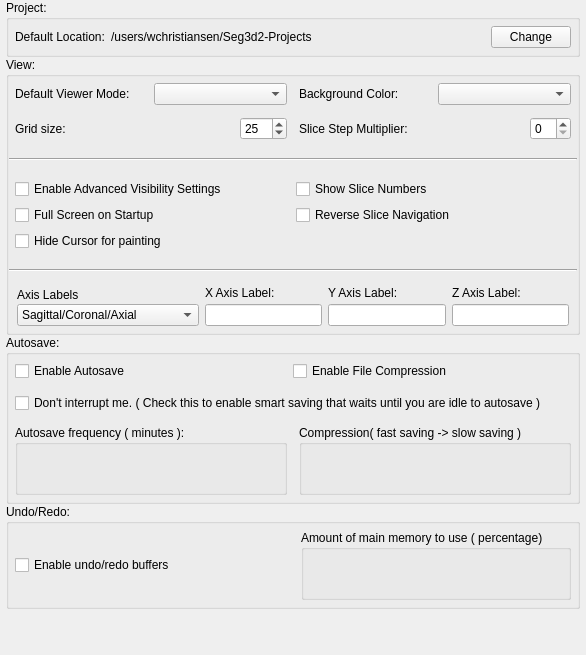
     <widget class="QWidget" name="tab_general_">
      <attribute name="title">
       <string>General</string>
      </attribute>
      <layout class="QVBoxLayout" name="verticalLayout_12">
       <property name="spacing">
        <number>0</number>
       </property>
       <property name="leftMargin">
        <number>6</number>
       </property>
       <property name="topMargin">
        <number>0</number>
       </property>
       <property name="rightMargin">
        <number>6</number>
       </property>
       <property name="bottomMargin">
        <number>6</number>
       </property>
       <item>
        <widget class="QGroupBox" name="groupBox_9">
         <property name="sizePolicy">
          <sizepolicy hsizetype="Preferred" vsizetype="Fixed">
           <horstretch>0</horstretch>
           <verstretch>0</verstretch>
          </sizepolicy>
         </property>
         <property name="title">
          <string>Project:</string>
         </property>
         <layout class="QVBoxLayout" name="verticalLayout_10">
          <property name="spacing">
           <number>0</number>
          </property>
          <property name="margin">
           <number>0</number>
          </property>
          <item>
           <widget class="QWidget" name="widget_2" native="true">
            <property name="minimumSize">
             <size>
              <width>0</width>
              <height>32</height>
             </size>
            </property>
            <layout class="QHBoxLayout" name="horizontalLayout_2">
             <property name="margin">
              <number>6</number>
             </property>
             <item>
              <widget class="QLabel" name="label_10">
               <property name="text">
                <string>Default Location:</string>
               </property>
              </widget>
             </item>
             <item>
              <widget class="QLabel" name="path_">
               <property name="sizePolicy">
                <sizepolicy hsizetype="MinimumExpanding" vsizetype="Preferred">
                 <horstretch>0</horstretch>
                 <verstretch>0</verstretch>
                </sizepolicy>
               </property>
               <property name="text">
                <string>/users/wchristiansen/Seg3d2-Projects</string>
               </property>
              </widget>
             </item>
             <item>
              <widget class="QPushButton" name="change_directory_button_">
               <property name="text">
                <string>Change</string>
               </property>
               <property name="autoDefault">
                <bool>false</bool>
               </property>
              </widget>
             </item>
            </layout>
           </widget>
          </item>
         </layout>
        </widget>
       </item>
       <item>
        <widget class="QGroupBox" name="groupBox_3">
         <property name="title">
          <string>View:</string>
         </property>
         <layout class="QVBoxLayout" name="verticalLayout_11">
          <property name="spacing">
           <number>12</number>
          </property>
          <property name="leftMargin">
           <number>0</number>
          </property>
          <property name="topMargin">
           <number>0</number>
          </property>
          <property name="rightMargin">
           <number>0</number>
          </property>
          <property name="bottomMargin">
           <number>4</number>
          </property>
          <item>
           <widget class="QWidget" name="widget_20" native="true">
            <layout class="QHBoxLayout" name="horizontalLayout_12" stretch="1,1">
             <property name="spacing">
              <number>0</number>
             </property>
             <property name="margin">
              <number>0</number>
             </property>
             <item>
              <widget class="QWidget" name="widget_21" native="true">
               <layout class="QGridLayout" name="gridLayout_4" columnstretch="0,0">
                <property name="horizontalSpacing">
                 <number>6</number>
                </property>
                <property name="verticalSpacing">
                 <number>12</number>
                </property>
                <property name="margin">
                 <number>6</number>
                </property>
                <item row="0" column="0">
                 <widget class="QLabel" name="label">
                  <property name="sizePolicy">
                   <sizepolicy hsizetype="MinimumExpanding" vsizetype="Preferred">
                    <horstretch>0</horstretch>
                    <verstretch>0</verstretch>
                   </sizepolicy>
                  </property>
                  <property name="text">
                   <string>Default Viewer Mode:</string>
                  </property>
                 </widget>
                </item>
                <item row="0" column="1">
                 <widget class="QComboBox" name="viewer_mode_combobox_">
                  <property name="sizePolicy">
                   <sizepolicy hsizetype="Minimum" vsizetype="Fixed">
                    <horstretch>0</horstretch>
                    <verstretch>0</verstretch>
                   </sizepolicy>
                  </property>
                 </widget>
                </item>
                <item row="1" column="0">
                 <widget class="QLabel" name="label_3">
                  <property name="sizePolicy">
                   <sizepolicy hsizetype="MinimumExpanding" vsizetype="Preferred">
                    <horstretch>0</horstretch>
                    <verstretch>0</verstretch>
                   </sizepolicy>
                  </property>
                  <property name="text">
                   <string>Grid size:</string>
                  </property>
                 </widget>
                </item>
                <item row="1" column="1">
                 <widget class="QWidget" name="widget_22" native="true">
                  <layout class="QHBoxLayout" name="horizontalLayout_19">
                   <property name="spacing">
                    <number>0</number>
                   </property>
                   <property name="margin">
                    <number>0</number>
                   </property>
                   <item>
                    <spacer name="horizontalSpacer_4">
                     <property name="orientation">
                      <enum>Qt::Horizontal</enum>
                     </property>
                     <property name="sizeHint" stdset="0">
                      <size>
                       <width>40</width>
                       <height>16</height>
                      </size>
                     </property>
                    </spacer>
                   </item>
                   <item>
                    <widget class="QSpinBox" name="grid_size_spinbox_">
                     <property name="sizePolicy">
                      <sizepolicy hsizetype="Preferred" vsizetype="Fixed">
                       <horstretch>0</horstretch>
                       <verstretch>0</verstretch>
                      </sizepolicy>
                     </property>
                     <property name="maximumSize">
                      <size>
                       <width>85</width>
                       <height>16777215</height>
                      </size>
                     </property>
                     <property name="minimum">
                      <number>1</number>
                     </property>
                     <property name="maximum">
                      <number>100</number>
                     </property>
                     <property name="value">
                      <number>25</number>
                     </property>
                    </widget>
                   </item>
                  </layout>
                 </widget>
                </item>
               </layout>
              </widget>
             </item>
             <item>
              <widget class="QWidget" name="widget_4" native="true">
               <property name="layoutDirection">
                <enum>Qt::LeftToRight</enum>
               </property>
               <layout class="QGridLayout" name="gridLayout" columnstretch="1,1">
                <property name="horizontalSpacing">
                 <number>6</number>
                </property>
                <property name="verticalSpacing">
                 <number>12</number>
                </property>
                <property name="margin">
                 <number>6</number>
                </property>
                <item row="0" column="1">
                 <widget class="QComboBox" name="background_color_combobox_"/>
                </item>
                <item row="0" column="0">
                 <widget class="QLabel" name="label_2">
                  <property name="text">
                   <string>Background Color:</string>
                  </property>
                 </widget>
                </item>
                <item row="1" column="0">
                 <widget class="QLabel" name="label_9">
                  <property name="text">
                   <string>Slice Step Multiplier:</string>
                  </property>
                 </widget>
                </item>
                <item row="1" column="1">
                 <widget class="QWidget" name="widget_15" native="true">
                  <layout class="QHBoxLayout" name="horizontalLayout_13">
                   <property name="spacing">
                    <number>0</number>
                   </property>
                   <property name="margin">
                    <number>0</number>
                   </property>
                   <item>
                    <spacer name="horizontalSpacer_3">
                     <property name="orientation">
                      <enum>Qt::Horizontal</enum>
                     </property>
                     <property name="sizeHint" stdset="0">
                      <size>
                       <width>40</width>
                       <height>20</height>
                      </size>
                     </property>
                    </spacer>
                   </item>
                   <item>
                    <widget class="QSpinBox" name="slice_step_multiplier_spinbox_"/>
                   </item>
                  </layout>
                 </widget>
                </item>
               </layout>
              </widget>
             </item>
            </layout>
           </widget>
          </item>
          <item>
           <widget class="Line" name="line">
            <property name="orientation">
             <enum>Qt::Horizontal</enum>
            </property>
           </widget>
          </item>
          <item>
           <widget class="QWidget" name="widget_3" native="true">
            <property name="sizePolicy">
             <sizepolicy hsizetype="Preferred" vsizetype="Fixed">
              <horstretch>0</horstretch>
              <verstretch>0</verstretch>
             </sizepolicy>
            </property>
            <layout class="QGridLayout" name="gridLayout_2">
             <property name="margin">
              <number>6</number>
             </property>
             <item row="0" column="0">
              <widget class="QCheckBox" name="advanced_visibility_checkbox_">
               <property name="toolTip">
                <string>Allow switching on layer visibility per viewer.</string>
               </property>
               <property name="text">
                <string>Enable Advanced Visibility Settings</string>
               </property>
              </widget>
             </item>
             <item row="0" column="2">
              <widget class="QCheckBox" name="show_slice_numbers_checkbox_">
               <property name="toolTip">
                <string>Show the current slice number in the slice viewer</string>
               </property>
               <property name="text">
                <string>Show Slice Numbers</string>
               </property>
              </widget>
             </item>
             <item row="1" column="0">
              <widget class="QCheckBox" name="full_screen_on_startup_checkbox_">
               <property name="toolTip">
                <string>Start the program in full screen mode.</string>
               </property>
               <property name="text">
                <string>Full Screen on Startup</string>
               </property>
               <property name="checked">
                <bool>false</bool>
               </property>
              </widget>
             </item>
             <item row="1" column="2">
              <widget class="QCheckBox" name="reverse_slice_navigation_checkbox_">
               <property name="toolTip">
                <string>Reverse the direction of the up/down and mouse wheel for slice navigation.</string>
               </property>
               <property name="text">
                <string>Reverse Slice Navigation</string>
               </property>
              </widget>
             </item>
             <item row="2" column="0">
              <widget class="QCheckBox" name="cursor_visibility_checkbox_">
               <property name="text">
                <string>Hide Cursor for painting</string>
               </property>
              </widget>
             </item>
            </layout>
           </widget>
          </item>
          <item>
           <widget class="Line" name="line_2">
            <property name="orientation">
             <enum>Qt::Horizontal</enum>
            </property>
           </widget>
          </item>
          <item>
           <widget class="QWidget" name="widget_23" native="true">
            <property name="minimumSize">
             <size>
              <width>0</width>
              <height>30</height>
             </size>
            </property>
            <layout class="QHBoxLayout" name="horizontalLayout_20" stretch="1,1,1,1">
             <property name="spacing">
              <number>2</number>
             </property>
             <property name="leftMargin">
              <number>6</number>
             </property>
             <property name="topMargin">
              <number>0</number>
             </property>
             <property name="rightMargin">
              <number>6</number>
             </property>
             <property name="bottomMargin">
              <number>0</number>
             </property>
             <item>
              <widget class="QWidget" name="widget_27" native="true">
               <layout class="QVBoxLayout" name="verticalLayout_19">
                <property name="spacing">
                 <number>0</number>
                </property>
                <property name="margin">
                 <number>2</number>
                </property>
                <item>
                 <widget class="QLabel" name="label_20">
                  <property name="text">
                   <string>Axis Labels</string>
                  </property>
                 </widget>
                </item>
                <item>
                 <widget class="QComboBox" name="axis_combobox_">
                  <item>
                   <property name="text">
                    <string>Sagittal/Coronal/Axial</string>
                   </property>
                  </item>
                  <item>
                   <property name="text">
                    <string>Sagittal/Coronal/Transverse</string>
                   </property>
                  </item>
                  <item>
                   <property name="text">
                    <string>X/Y/Z</string>
                   </property>
                  </item>
                  <item>
                   <property name="text">
                    <string>Custom</string>
                   </property>
                  </item>
                 </widget>
                </item>
               </layout>
              </widget>
             </item>
             <item>
              <widget class="QWidget" name="widget_24" native="true">
               <layout class="QVBoxLayout" name="verticalLayout_16">
                <property name="spacing">
                 <number>4</number>
                </property>
                <property name="margin">
                 <number>2</number>
                </property>
                <item>
                 <widget class="QLabel" name="label_7">
                  <property name="text">
                   <string>X Axis Label:</string>
                  </property>
                 </widget>
                </item>
                <item>
                 <widget class="QLineEdit" name="x_lineedit_"/>
                </item>
               </layout>
              </widget>
             </item>
             <item>
              <widget class="QWidget" name="widget_25" native="true">
               <layout class="QVBoxLayout" name="verticalLayout_17">
                <property name="spacing">
                 <number>4</number>
                </property>
                <property name="margin">
                 <number>2</number>
                </property>
                <item>
                 <widget class="QLabel" name="label_8">
                  <property name="text">
                   <string>Y Axis Label:</string>
                  </property>
                 </widget>
                </item>
                <item>
                 <widget class="QLineEdit" name="y_lineedit_"/>
                </item>
               </layout>
              </widget>
             </item>
             <item>
              <widget class="QWidget" name="widget_26" native="true">
               <layout class="QVBoxLayout" name="verticalLayout_18">
                <property name="spacing">
                 <number>4</number>
                </property>
                <property name="margin">
                 <number>2</number>
                </property>
                <item>
                 <widget class="QLabel" name="label_19">
                  <property name="text">
                   <string>Z Axis Label:</string>
                  </property>
                 </widget>
                </item>
                <item>
                 <widget class="QLineEdit" name="z_lineedit_"/>
                </item>
               </layout>
              </widget>
             </item>
            </layout>
           </widget>
          </item>
         </layout>
        </widget>
       </item>
       <item>
        <widget class="QGroupBox" name="groupBox_2">
         <property name="sizePolicy">
          <sizepolicy hsizetype="Preferred" vsizetype="Preferred">
           <horstretch>0</horstretch>
           <verstretch>0</verstretch>
          </sizepolicy>
         </property>
         <property name="title">
          <string>Autosave:</string>
         </property>
         <layout class="QVBoxLayout" name="verticalLayout">
          <property name="spacing">
           <number>12</number>
          </property>
          <property name="margin">
           <number>6</number>
          </property>
          <item>
           <layout class="QHBoxLayout" name="horizontalLayout_11">
            <property name="spacing">
             <number>0</number>
            </property>
            <item>
             <widget class="QCheckBox" name="auto_save_checkbox_">
              <property name="text">
               <string>Enable Autosave</string>
              </property>
             </widget>
            </item>
            <item>
             <widget class="QCheckBox" name="enable_compression_checkbox_">
              <property name="text">
               <string>Enable File Compression</string>
              </property>
             </widget>
            </item>
           </layout>
          </item>
          <item>
           <widget class="QCheckBox" name="smart_save_checkbox_">
            <property name="text">
             <string>Don't interrupt me. ( Check this to enable smart saving that waits until you are idle to autosave )</string>
            </property>
           </widget>
          </item>
          <item>
           <layout class="QHBoxLayout" name="horizontalLayout_14" stretch="1,1">
            <item>
             <widget class="QGroupBox" name="groupBox_4">
              <property name="sizePolicy">
               <sizepolicy hsizetype="Preferred" vsizetype="Minimum">
                <horstretch>0</horstretch>
                <verstretch>0</verstretch>
               </sizepolicy>
              </property>
              <property name="minimumSize">
               <size>
                <width>0</width>
                <height>70</height>
               </size>
              </property>
              <property name="title">
               <string>Autosave frequency ( minutes ):</string>
              </property>
              <layout class="QHBoxLayout" name="horizontalLayout_15">
               <property name="spacing">
                <number>10</number>
               </property>
               <property name="leftMargin">
                <number>4</number>
               </property>
               <property name="topMargin">
                <number>2</number>
               </property>
               <property name="rightMargin">
                <number>4</number>
               </property>
               <property name="bottomMargin">
                <number>4</number>
               </property>
               <item>
                <widget class="QtUtils::QtSliderIntCombo" name="auto_save_timer_adjuster_" native="true"/>
               </item>
              </layout>
             </widget>
            </item>
            <item>
             <widget class="QGroupBox" name="groupBox_5">
              <property name="sizePolicy">
               <sizepolicy hsizetype="Preferred" vsizetype="Minimum">
                <horstretch>0</horstretch>
                <verstretch>0</verstretch>
               </sizepolicy>
              </property>
              <property name="minimumSize">
               <size>
                <width>0</width>
                <height>70</height>
               </size>
              </property>
              <property name="title">
               <string>Compression( fast saving -&gt; slow saving )</string>
              </property>
              <layout class="QHBoxLayout" name="horizontalLayout_18">
               <property name="spacing">
                <number>0</number>
               </property>
               <property name="leftMargin">
                <number>4</number>
               </property>
               <property name="topMargin">
                <number>2</number>
               </property>
               <property name="rightMargin">
                <number>4</number>
               </property>
               <property name="bottomMargin">
                <number>4</number>
               </property>
               <item>
                <widget class="QtUtils::QtSliderIntCombo" name="compression_adjuster_" native="true"/>
               </item>
              </layout>
             </widget>
            </item>
           </layout>
          </item>
         </layout>
        </widget>
       </item>
       <item>
        <widget class="QGroupBox" name="groupBox_6">
         <property name="sizePolicy">
          <sizepolicy hsizetype="Preferred" vsizetype="Fixed">
           <horstretch>0</horstretch>
           <verstretch>0</verstretch>
          </sizepolicy>
         </property>
         <property name="title">
          <string>Undo/Redo:</string>
         </property>
         <layout class="QVBoxLayout" name="verticalLayout_20">
          <property name="margin">
           <number>6</number>
          </property>
          <item>
           <widget class="QWidget" name="widget_28" native="true">
            <layout class="QHBoxLayout" name="horizontalLayout_24" stretch="1,1">
             <property name="margin">
              <number>0</number>
             </property>
             <item>
              <widget class="QCheckBox" name="enable_undo_">
               <property name="sizePolicy">
                <sizepolicy hsizetype="Preferred" vsizetype="Fixed">
                 <horstretch>0</horstretch>
                 <verstretch>0</verstretch>
                </sizepolicy>
               </property>
               <property name="minimumSize">
                <size>
                 <width>280</width>
                 <height>0</height>
                </size>
               </property>
               <property name="text">
                <string>Enable undo/redo buffers</string>
               </property>
              </widget>
             </item>
             <item>
              <widget class="QGroupBox" name="groupBox_10">
               <property name="sizePolicy">
                <sizepolicy hsizetype="Preferred" vsizetype="Minimum">
                 <horstretch>0</horstretch>
                 <verstretch>0</verstretch>
                </sizepolicy>
               </property>
               <property name="minimumSize">
                <size>
                 <width>0</width>
                 <height>70</height>
                </size>
               </property>
               <property name="title">
                <string>Amount of main memory to use ( percentage)</string>
               </property>
               <layout class="QHBoxLayout" name="horizontalLayout_22">
                <property name="spacing">
                 <number>0</number>
                </property>
                <property name="leftMargin">
                 <number>4</number>
                </property>
                <property name="topMargin">
                 <number>2</number>
                </property>
                <property name="rightMargin">
                 <number>4</number>
                </property>
                <property name="bottomMargin">
                 <number>4</number>
                </property>
                <item>
                 <widget class="QtUtils::QtSliderDoubleCombo" name="percent_of_memory_" native="true"/>
                </item>
               </layout>
              </widget>
             </item>
            </layout>
           </widget>
          </item>
         </layout>
        </widget>
       </item>
       <item>
        <spacer name="verticalSpacer_5">
         <property name="orientation">
          <enum>Qt::Vertical</enum>
         </property>
         <property name="sizeHint" stdset="0">
          <size>
           <width>20</width>
           <height>40</height>
          </size>
         </property>
        </spacer>
       </item>
      </layout>
     </widget>
